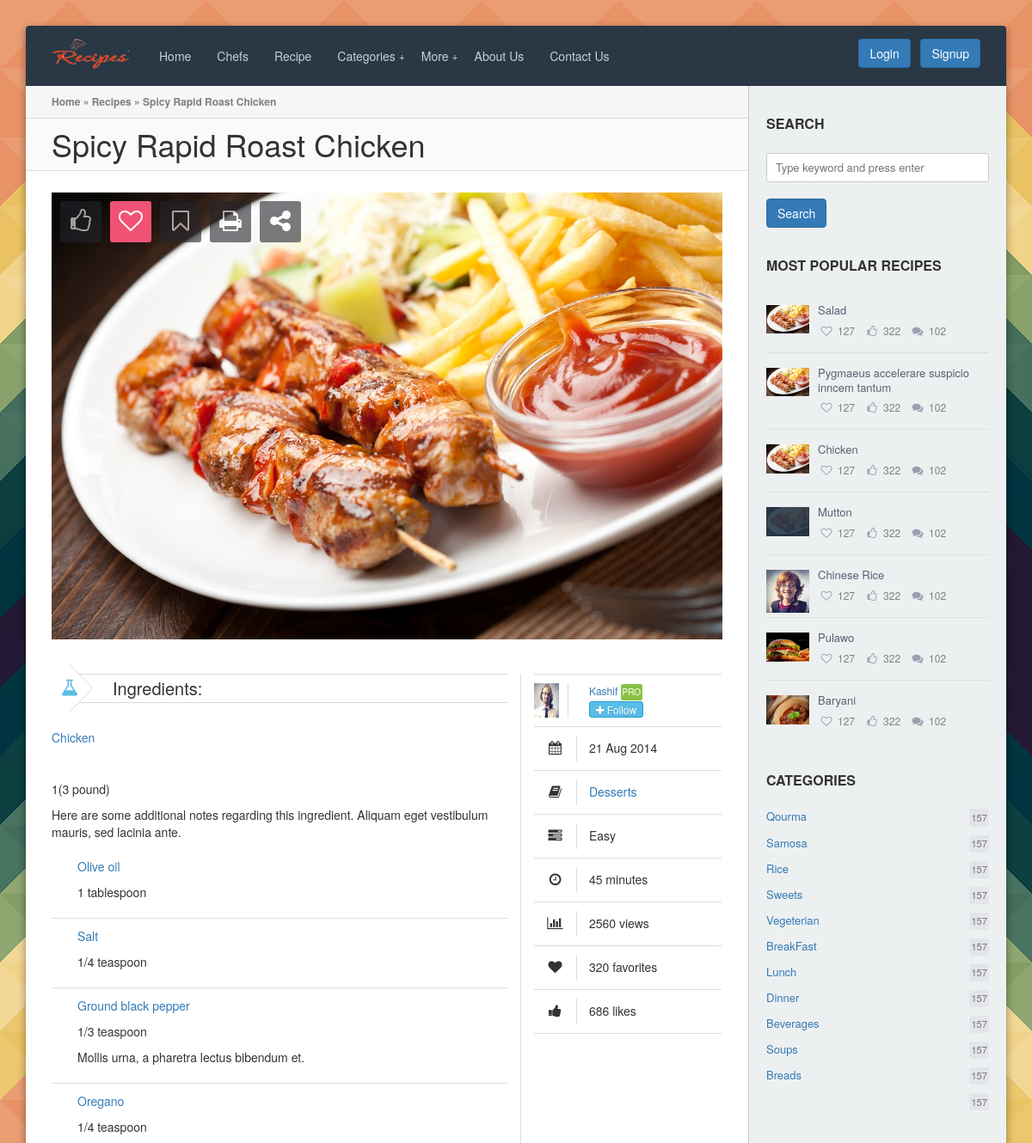
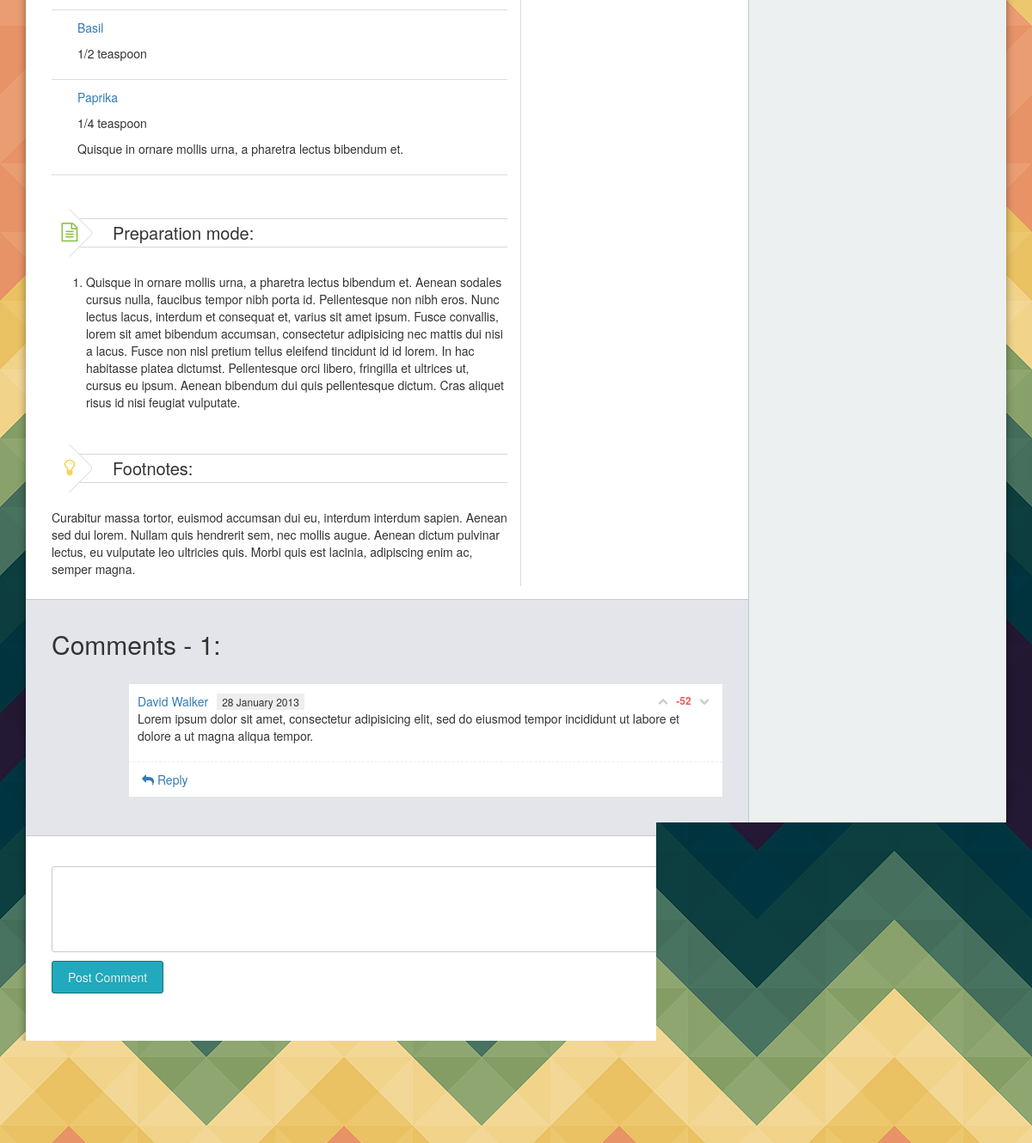
The app's page /recipe.php with its own data (2 pictures, top to bottom).
### tables this page shows
CREATE TABLE IF NOT EXISTS `dishes` (
  `dish_id` int(11) NOT NULL AUTO_INCREMENT,
  `dish_name` varchar(255) NOT NULL,
  `dish_ingred` longtext NOT NULL,
  `dish_direction` longtext NOT NULL,
  `dish_detail` longtext NOT NULL,
  `cat_id` int(11) NOT NULL,
  `chef_id` int(11) NOT NULL,
  `dish_photo` varchar(255) NOT NULL,
  `country_name` varchar(255) NOT NULL,
  PRIMARY KEY (`dish_id`)
);

CREATE TABLE IF NOT EXISTS `categories` (
  `cat_id` int(11) NOT NULL AUTO_INCREMENT,
  `cat_name` varchar(100) NOT NULL,
  `country_name` varchar(255) NOT NULL,
  PRIMARY KEY (`cat_id`)
);

CREATE TABLE IF NOT EXISTS `chefs` (
  `chef_id` int(11) NOT NULL AUTO_INCREMENT,
  `chef_name` varchar(255) NOT NULL,
  `chef_level` varchar(255) NOT NULL,
  `chef_photo` varchar(255) NOT NULL,
  PRIMARY KEY (`chef_id`)
);

### recipe.php (the view, shortened to what this page needs)
<!DOCTYPE html>
<html lang="en">
<head>
	<link rel="stylesheet" href="assets/css/font-awesome.min.css" />
	<link rel="stylesheet" href="assets/fonts/awards/awards.css" />
	<link rel="stylesheet" href="assets/css/styles.css" />
	<?php include "includes/meta.php"; ?>
</head>
<body>
<section id="rw-layout" class="rw-layout">
<?php include "includes/header.php"; ?>
<div class="rw-section rw-container right-sidebar">
	<div class="rw-inner clearfix">
<?php include "includes/sidebar.php"; ?>
		<div class="rw-column rw-content">
			<div class="rw-row page-breadcrumb">
				<a href="#">Home</a> &raquo; <a href="#">Recipes</a> &raquo; <span>Spicy Rapid Roast Chicken</span>
			</div>
			<div class="rw-row page-title">
				<h1>Spicy Rapid Roast Chicken</h1>
			</div>
			<div class="rw-row">
				<div class="entry style-columns">
<?php
$query=mysql_query("SELECT * FROM `dishes` order by dish_id DESC ");
	$data=mysql_fetch_array($query);
	if($data){
	$dish_direction=$data['dish_direction'];
	$dish_detail=$data['dish_detail'];
	$dish_ingred=$data['dish_ingred'];
	$dish_photo=$data['dish_photo'];
	$chef_id=$data['chef_id'];
	}
?>
	<?php
		$chef_query = mysql_query("select * from `chefs` where chef_id = '$chef_id' ");
		$chef_data = mysql_fetch_array($chef_query);
		$chef_name = $chef_data['chef_name'];
		$chef_photo = $chef_data['chef_photo'];
	?>
					<div class="entry-photo single-recipe-photo-cover">
						<img src="admin/<?php echo $dish_photo;?>" alt="">
						<div class="recipe-tools">
							<div class="tool like" title="Like (686)"><i class="the-icon fa fa-thumbs-o-up"></i></div>
							<div class="tool favorite active" title="Add to favorites (320)"><i class="the-icon fa fa-heart-o"></i></div>
							<div class="tool collection" title="Add to collection (47)"><i class="the-icon fa fa-bookmark-o"></i></div>
							<div class="tool print" title="Print (108)"><i class="the-icon fa fa-print"></i></div>
							<div class="tool share" title="Share (210)"><i class="the-icon fa fa-share-alt"></i></div>
						</div>
					</div>
					<div class="entry-content clearfix">
						<div class="recipe-content">
							<div class="single-recipe-ingredients">
								<h3 class="recipe-headlines ingredients first">Ingredients:</h3>
								<?php echo $dish_ingred; ?>
							</div>
							<h3 class="recipe-headlines preparation-mode">Preparation mode:</h3>
							<p><?php echo $dish_direction; ?></p>
							<h3 class="recipe-headlines footnotes">Footnotes:</h3>
							<p><?php echo $dish_detail; ?></p>
						</div>
						<div class="recipe-meta">
							<ul>
								<li>
									<div class="entry-info-author">
										<img src="admin/<?php echo $chef_photo; ?>" >
										<div class="author-name"><a href="#"><?php echo $chef_name; ?></a> <span class="mark green" title="Pro member!">Pro</span></div>
										<div><a href="#" class="follow-user button mini blue" title="851 followers">
											<i class="fa fa-plus"></i> <span class="text">Follow</span>
										</a></div>
									</div>
								</li>
								<li><i class="the-icon fa fa-calendar" title="Submited on 21 Aug 2014"></i> <span>21 Aug 2014</span></li>
								<li><div><i class="the-icon fa fa-book" title="Category"></i> <span><a href="#">Desserts</a></span></div></li>
								<li><div><i class="the-icon fa fa-tasks" title="Difficulty"></i> <span>Easy</span></div></li>
								<li><div><i class="the-icon fa fa-clock-o" title="Preparation time"></i> <span>45 minutes</span></div></li>
								<li><i class="the-icon fa fa-bar-chart" title="2560 people read this"></i> <span>2560 views</span></li>
								<li><div><i class="the-icon fa fa-heart" title="Favorited by 320 users"></i> <span>320 favorites</span></div></li>
								<li><div><i class="the-icon fa fa-thumbs-up" title="686 like this"></i> <span>686 likes</span></div></li>
							</ul>
						</div>
					</div>
				</div>
			</div>
			<div class="rw-row light-gray border-tb">
				<h2>Comments - 1:</h2>
				<ul class="post-comments">
					<li class="comment">
						<div class="content">
							<div class="comment-header">
								<a href="#">David Walker</a><span class="comment-time">28 January 2013</span>
								<div class="comment-vote">
									<div class="control upvote"><i class="fa fa-chevron-up"></i></div>
									<div class="counter negative">-52</div>
									<div class="control downvote"><i class="fa fa-chevron-down"></i></div>
								</div>
							</div>
							<p>Lorem ipsum dolor sit amet, consectetur adipisicing elit, sed do eiusmod
							tempor incididunt ut labore et dolore a ut magna aliqua	tempor.</p>
						</div>
						<a href="#" class="comment-reply"><i class="fa fa-reply"></i> Reply</a>
					</li>
				</ul>
			</div>
			<div class="rw-row">
				<div id="respond" class="comment-respond clearfix">
					<div class="grid-container">
						<form action="#" method="post"class="comment-form">
							<div class="grid desk-12 alpha omega">
								<div class="label">Comment</div>
								<textarea name="comment"></textarea>
							</div>
							<p class="form-submit clearfix">
								<input name="submit" class="button primary" type="submit" value="Post Comment" />
								<span class="comment-form-question"><i class="fa fa-question-circle fa-2x"></i></span>
							</p>
						</form>
					</div>
				</div>
			</div>
		</div>
	</div>
</div>
<?php include "includes/footer.php"; ?>
</section>
</body>
</html>

### includes/sidebar.php (shortened to what this page needs)
<div class="rw-column rw-sidebar">
	<div class="the-sidebar">
		<aside class="widget widget-search">
			<div class="widget-title"><h3>Search</h3></div>
			<form method="get" class="search-form" action="">
				<input type="text" class="search-field fullwidth" name="dish_name" placeholder="Type keyword and press enter" value="">
				<button type="submit" class="btn btn-primary" name="submit">Search</button>
			</form>
		</aside>
		<aside class="widget widget-posts">
			<div class="widget-title"><h3>Most popular recipes</h3></div>
			<div class="widget-posts-list">
<?php
$query=mysql_query("SELECT * FROM `dishes` order by dish_id DESC ");
do{
	$data=mysql_fetch_array($query);
	if($data){
	$dish_name=$data['dish_name'];
	$dish_id=$data['dish_id'];
	$dish_photo=$data['dish_photo'];
?>
				<div class="post">
					<div class="entry-photo">
						<img src="admin/<?php echo $dish_photo; ?>" alt="" />
					</div>
					<div class="entry-title">
						<a href="view_recipe.php?dish_id=<?php echo $dish_id; ?>"><?php echo $dish_name; ?></a>
					</div>
					<div class="entry-controls minimal">
						<a href="#" class="control entry-to-favorites" title="Add to favorites"> <i class="fa fa-heart-o"></i> </a><span class="control-tip">127</span>
						<a href="#" class="control entry-like" title="I like this!"> <i class="fa fa-thumbs-o-up"></i> </a> <span class="control-tip">322</span>
						<a href="#" class="control entry-comments" title="Comments"> <i class="fa fa-comments"></i> </a> <span class="control-tip">102</span>
					</div>
				</div>
	<?php }} while ($data);?>
			</div>
		</aside>
		<aside class="widget widget-categories">
			<div class="widget-title"><h3>Categories</h3></div>
	<?php
	$query=mysql_query("SELECT * FROM `categories`");
	while($row=mysql_fetch_array($query)){
	?>
			<ul>
				<li><a href="#"><?php echo $row['cat_name']; ?> <span class="mark light-gray">157</span></a></li>
			</ul>
	<?php } ?>
		</aside>
	</div>
</div>

### records on screen
dishes: dish_photo (picture), dish_name "Salad", dish_ingred "Chicken 1(3 pound) Here are some additional notes regarding this ingredient. Aliquam eget vestibulum mauris, sed lacinia ante. Olive oil 1 tablespoon Salt 1/4 teaspoon Ground black pepper 1/3 teaspoon Mollis urna, a pharetra lectus bibendum et. Oregano 1/4 teaspoon Basil 1/2 teaspoon Paprika 1/4 teaspoon Quisque in ornare mollis urna, a pharetra lectus bibendum et.", dish_direction "Quisque in ornare mollis urna, a pharetra lectus bibendum et. Aenean sodales cursus nulla, faucibus tempor nibh porta id. Pellentesque non nibh eros. Nunc lectus lacus, interdum et consequat et, varius sit amet ipsum. Fusce convallis, lorem sit amet bibendum accumsan, consectetur adipisicing nec mattis dui nisi a lacus. Fusce non nisl pretium tellus eleifend tincidunt id id lorem. In hac habitasse platea dictumst. Pellentesque orci libero, fringilla et ultrices ut, cursus eu ipsum. Aenean bibendum dui quis pellentesque dictum. Cras aliquet risus id nisi feugiat vulputate.", dish_detail "Curabitur massa tortor, euismod accumsan dui eu, interdum interdum sapien. Aenean sed dui lorem. Nullam quis hendrerit sem, nec mollis augue. Aenean dictum pulvinar lectus, eu vulputate leo ultricies quis. Morbi quis est lacinia, adipiscing enim ac, semper magna."
dishes: dish_photo (picture), dish_name "Pygmaeus accelerare suspicio inncem tantum"
dishes: dish_photo (picture), dish_name "Chicken"
dishes: dish_photo (picture), dish_name "Mutton"
dishes: dish_photo (picture), dish_name "Chinese Rice"
dishes: dish_photo (picture), dish_name "Pulawo"
dishes: dish_photo (picture), dish_name "Baryani"
categories: cat_name "Qourma"
categories: cat_name "Samosa"
categories: cat_name "Rice"
categories: cat_name "Sweets"
categories: cat_name "Vegeterian"
categories: cat_name "BreakFast"
categories: cat_name "Lunch"
categories: cat_name "Dinner"
categories: cat_name "Beverages"
categories: cat_name "Soups"
categories: cat_name "Breads"
chefs: chef_photo (picture), chef_name "Kashif"
